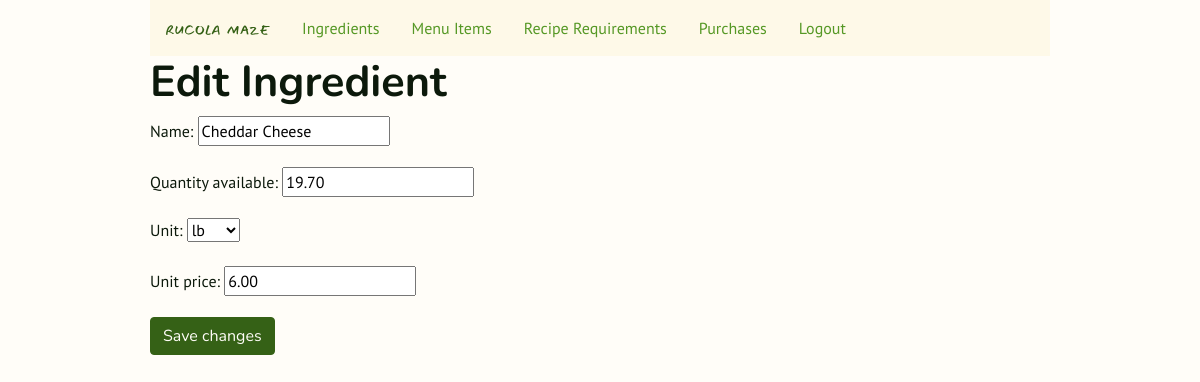
Screenshot of /ingredients/36/edit (signed in) with the database file from the repository.
### inventory/models.py (models this page shows, shortened)
class Ingredient(models.Model):
    lb = "lb"  # what is after '=' is shown on the site
    oz = "oz"
    fl_oz = "fl oz"
    item = "item"
    UNIT_CHOICES = [
        (lb, "lb"),  # what is after comma shows in admin
        (oz, "oz"),
        (fl_oz, "fl oz"),
        (item, "item"),
    ]
    name = models.CharField(max_length=128, unique=True)
    quantity_available = models.DecimalField(
        max_digits=8, decimal_places=2, default=0.00
    )
    unit = models.CharField(max_length=6, choices=UNIT_CHOICES, default="oz")
    unit_price = models.DecimalField(max_digits=6, decimal_places=2, default=0.00)

### inventory/views.py (the view)
class IngredientUpdate(LoginRequiredMixin, UpdateView):
    model = Ingredient
    template_name = "inventory/ingredient_edit.html"
    form_class = IngredientForm

### inventory/forms.py
class IngredientForm(forms.ModelForm):
    class Meta:
        model = Ingredient
        fields = "__all__"

### inventory/templates/inventory/ingredient_edit.html (shortened to what this page needs)
{% extends 'inventory/layout.html' %}
{% block body %}
<div class="h1">
    <h1>Edit Ingredient</h1>
</div>
<form method="POST">
    {{ form.as_p }}
    <input type="submit" value="Save changes" class="btn btn-primary">
</form>
{% endblock %}

### inventory/static/inventory/style.css (style rules this page uses)
body { font-family: PT Sans; color: #0C190B; background-color: #FFFDF8; width: 75%; margin: 0 auto; }
.h1 h1 { font-family: Nunito; font-weight: bold; font-size: 2.7rem; margin-top: 24; }
.btn-primary { background-color: #356116; color: #FFFDF8; font-family: Nunito; border-color: #356116 }

### rows the page displays
Ingredient: name "Cheddar Cheese", quantity_available "19.70", unit "lb", unit_price "6.00"
